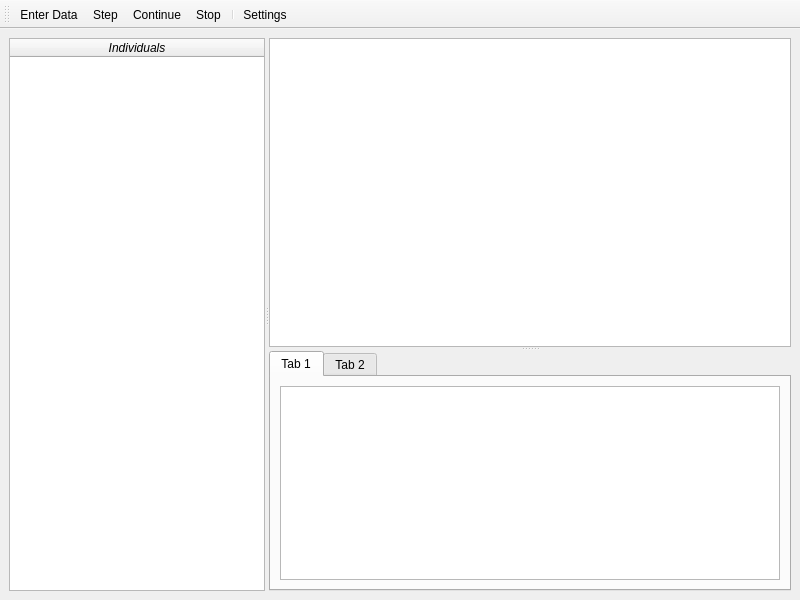
<?xml version="1.0" encoding="UTF-8"?>
<ui version="4.0">
 <class>MainWindow</class>
 <widget class="QMainWindow" name="MainWindow">
  <property name="geometry">
   <rect>
    <x>0</x>
    <y>0</y>
    <width>800</width>
    <height>600</height>
   </rect>
  </property>
  <property name="windowTitle">
   <string>Genetic Algo Visualizer</string>
  </property>
  <widget class="QWidget" name="centralwidget">
   <layout class="QGridLayout" name="gridLayout">
    <item row="0" column="0">
     <widget class="QSplitter" name="h_splitter">
      <property name="orientation">
       <enum>Qt::Horizontal</enum>
      </property>
      <widget class="QTableWidget" name="table_widget">
       <attribute name="horizontalHeaderShowSortIndicator" stdset="0">
        <bool>false</bool>
       </attribute>
       <attribute name="horizontalHeaderStretchLastSection">
        <bool>true</bool>
       </attribute>
       <column>
        <property name="text">
         <string>Individuals</string>
        </property>
        <property name="font">
         <font>
          <italic>true</italic>
         </font>
        </property>
        <property name="textAlignment">
         <set>AlignCenter</set>
        </property>
       </column>
      </widget>
      <widget class="QSplitter" name="v_splitter">
       <property name="sizePolicy">
        <sizepolicy hsizetype="Preferred" vsizetype="Expanding">
         <horstretch>1</horstretch>
         <verstretch>0</verstretch>
        </sizepolicy>
       </property>
       <property name="orientation">
        <enum>Qt::Vertical</enum>
       </property>
       <widget class="QGraphicsView" name="graphics_view">
        <property name="sizePolicy">
         <sizepolicy hsizetype="Expanding" vsizetype="Expanding">
          <horstretch>0</horstretch>
          <verstretch>1</verstretch>
         </sizepolicy>
        </property>
       </widget>
       <widget class="QTabWidget" name="tab_widget">
        <property name="sizePolicy">
         <sizepolicy hsizetype="Expanding" vsizetype="Expanding">
          <horstretch>0</horstretch>
          <verstretch>0</verstretch>
         </sizepolicy>
        </property>
        <property name="currentIndex">
         <number>0</number>
        </property>
        <widget class="QWidget" name="tab_log">
         <attribute name="title">
          <string>Tab 1</string>
         </attribute>
         <layout class="QGridLayout" name="gridLayout_3">
          <item row="0" column="0">
           <widget class="QPlainTextEdit" name="text_edit_log">
            <property name="readOnly">
             <bool>true</bool>
            </property>
           </widget>
          </item>
         </layout>
        </widget>
        <widget class="QWidget" name="tab_indiv">
         <attribute name="title">
          <string>Tab 2</string>
         </attribute>
         <layout class="QGridLayout" name="gridLayout_2">
          <item row="0" column="0">
           <widget class="QPlainTextEdit" name="text_edit_indiv">
            <property name="readOnly">
             <bool>true</bool>
            </property>
           </widget>
          </item>
         </layout>
        </widget>
       </widget>
      </widget>
     </widget>
    </item>
   </layout>
  </widget>
  <widget class="QToolBar" name="tool_bar">
   <property name="windowTitle">
    <string>toolBar</string>
   </property>
   <attribute name="toolBarArea">
    <enum>TopToolBarArea</enum>
   </attribute>
   <attribute name="toolBarBreak">
    <bool>false</bool>
   </attribute>
   <addaction name="action_enter_data"/>
   <addaction name="action_step"/>
   <addaction name="action_continue"/>
   <addaction name="action_stop"/>
   <addaction name="separator"/>
   <addaction name="action_settings"/>
  </widget>
  <action name="action_enter_data">
   <property name="text">
    <string>Enter Data</string>
   </property>
  </action>
  <action name="action_step">
   <property name="text">
    <string>Step</string>
   </property>
  </action>
  <action name="action_continue">
   <property name="text">
    <string>Continue</string>
   </property>
  </action>
  <action name="action_stop">
   <property name="text">
    <string>Stop</string>
   </property>
  </action>
  <action name="action_settings">
   <property name="text">
    <string>Settings</string>
   </property>
  </action>
 </widget>
 <resources/>
 <connections/>
</ui>
